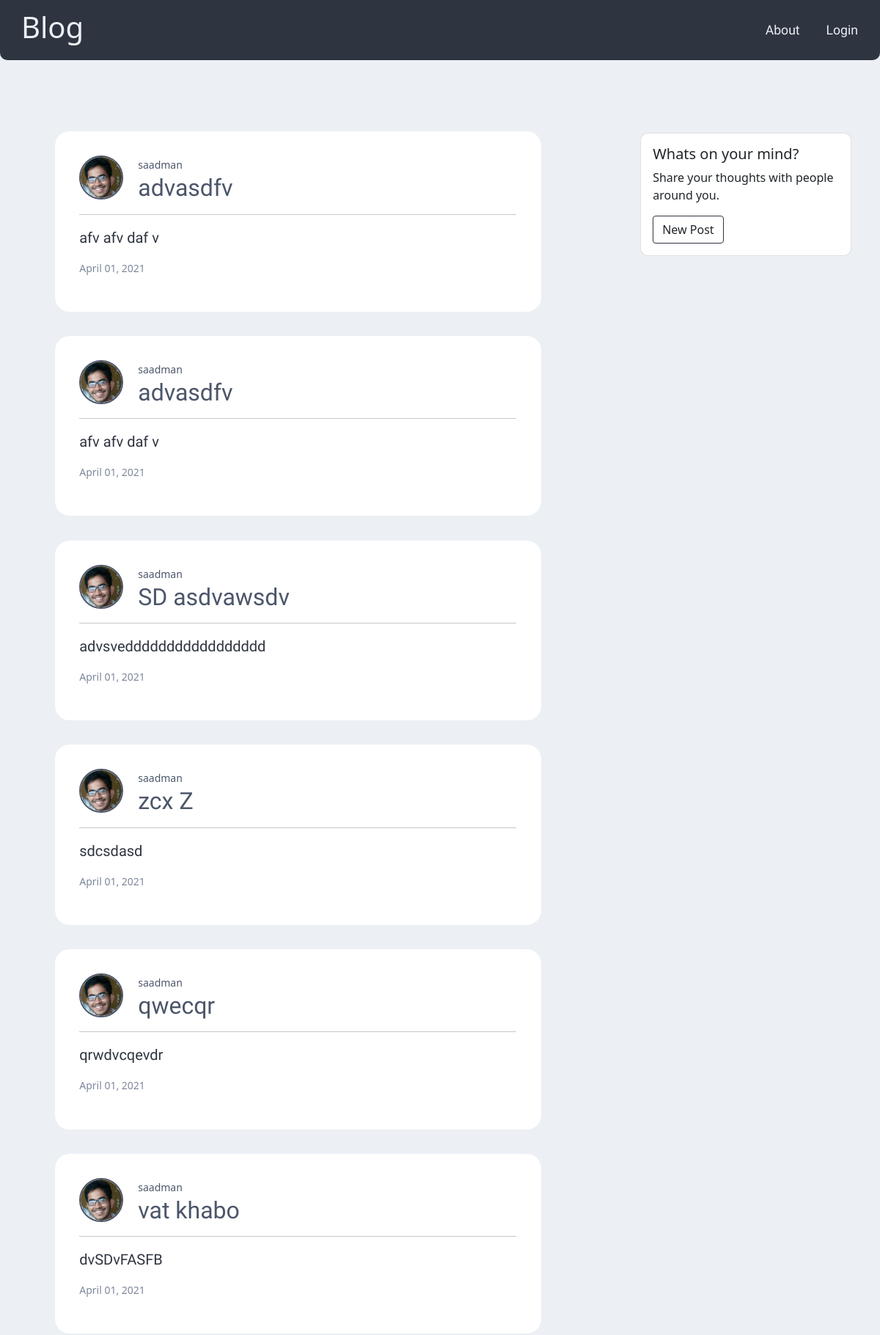
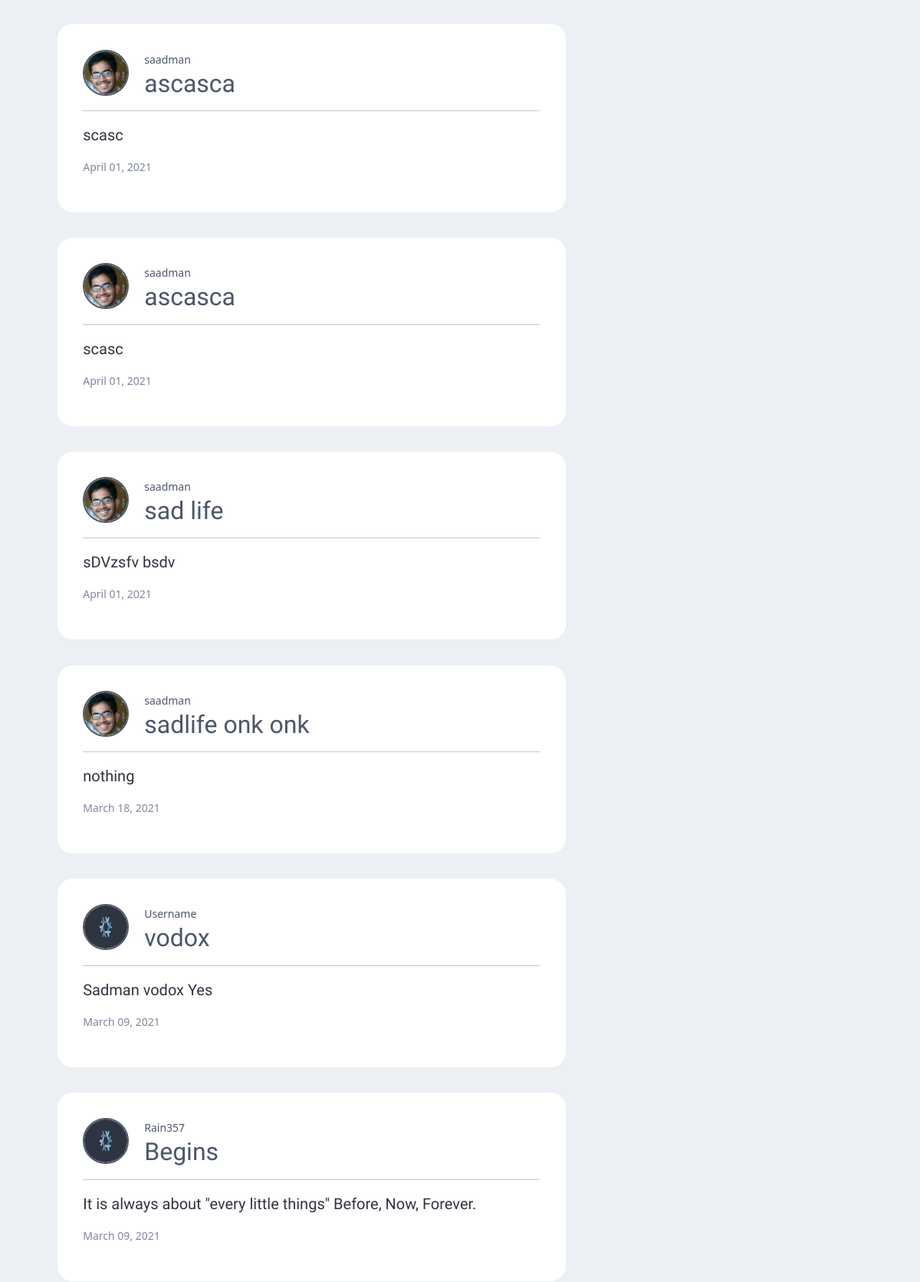
The page / (upper part) on the database its author committed (2 pictures, top to bottom).
### blogs/models.py (models this page shows, shortened)
class Article(models.Model):
    author = models.ForeignKey(User , on_delete=models.CASCADE)
    title = models.CharField(max_length=150)
    content = models.TextField()
    date_created = models.DateTimeField(default=timezone.now)
    @property
    def snippet(self):
        body_list = self.content.split(' ')
        if len(body_list) > 30:
            return ' '.join(body_list[:30]) + '......'
        return self.content

### users/models.py (models this page shows, shortened)
class Profile(models.Model):
    user = models.OneToOneField(User, on_delete=models.CASCADE)
    image = models.ImageField(default='default.png', upload_to = 'profile_pics')

### blogs/views.py (the view)
# urls.py: path('', views.PostListView.as_view(), name='blog-home'),
class PostListView(ListView):
    model = Article
    template_name = 'blog/index.html'
    context_object_name = 'posts'
    ordering = ['-date_created']

### blogs/templates/blog/index.html (shortened to what this page needs)
{% load static %}
<!DOCTYPE html>
<html lang="en">
<head>
    <link href="https://cdn.jsdelivr.net/npm/bootstrap@5.0.0-beta1/dist/css/bootstrap.min.css" rel="stylesheet"
>
    <link rel="stylesheet" href="{% static 'blog/style.css' %}">
</head>
<body>
    <nav class="navbar navbar-expand-lg fixed-top navbar-dark">
        <div class="container-fluid">
            <a class="navbar-brand" href="{% url 'blog-home' %}">
                <h1>Blog</h1>
            </a>
            <div class="collapse navbar-collapse justify-content-end" id="navbarNav">
                <ul class="navbar-nav mr-auto">
                    <li class="nav-item">
                        <a style="color: #ECEFF4;" class="nav-link" href="{% url 'blog-about' %}">About</a>
                    </li>
                    <li class="nav-item">
                        {% if request.user.is_authenticated %}
                        <a style="color: #ECEFF4;" class="nav-link" href="{% url 'logout' %}">Logout</a>
                        {% else %}
                        <a style="color: #ECEFF4;" class="nav-link" href="{% url 'login' %}">Login</a>
                        {% endif %}
                    </li>
                </ul>
            </div>
        </div>
    </nav>
    <br><br><br><br>
    <div class="container">
        <div class="row responsive">
            <div class="col-md-8">
                <div class="container_1">
                    {% for post in posts %}
                    <div class="ss container paragraph">
                        <img src="{{ post.author.profile.image.url }}" alt="" width="60px" height="60x" style="border-radius: 50%">
                        <small><a href="{% url 'profile-detail' post.author.profile.id %}">{{ post.author }}</a></small>
                        <h2>
                            <a href="{% url 'post-detail' post.id %}">{{ post.title }}</a>
                        </h2>
                        <hr>
                        <p class="article-content">
                            {{ post.snippet }}
                        </p>
                        <small style="color: #7d879b;">
                            <p>{{ post.date_created|date:"F d, Y" }}</p>
                        </small>
                    </div>
                    {% endfor %}
                </div>
            </div>
            <div class="col-md-4">
                <div class="card custom" style="width: 18rem;">
                    <div class="card-body">
                        <h5 class="card-title">Whats on your mind?</h5>
                        <p class="card-text">Share your thoughts with people around you.</p>
                        <a href="{% url 'post-create' %}" class="btn my_button">New Post</a>
                    </div>
                </div>
            </div>
        </div>
    </div>
    <br><br>
    <br><br><br>
</body>
</html>

### blogs/static/blog/style.css (style rules this page uses)
body { background-color: #ECEFF4; }
.navbar { background-color: #2E3440; border-radius: 0px 0px 10px 10px; }
.navbar-brand>h1 { color: #ECEFF4; font-weight: 300; padding-left: 20%; }
.navbar-nav>li { padding-left: 10px; padding-right: 10px; font-size: 110%; font-weight: 100; font-family: 'Baloo Chettan 2', cursive; }
.paragraph>p { color: #2E3440; font-family: 'Baloo Chettan 2', cursive; font-size: 20px; font-weight: 500; }
.paragraph { border-color: white; border-width: thin; }
.container_1 { padding-top: 50px; padding-right: 10%; }
.ss { border-radius: 20px; background: white; padding: 5%; margin: 5%; }
.container::after { content: ""; clear: both; display: table; }
.container img { float: left; max-width: 60px; width: 100%; margin-right: 20px; border-radius: 50%; border-color: #4C566A; border-style: solid; border-width: 2px; }
.card.custom { margin-top: 85px; margin-right: 15%; margin-left: 20%; border-radius: 10px; }
.my_button { border-color: #2E3440; }
small>a { color: #4C566A; text-decoration: none; padding: 0px; }
.ss.paragraph>h2>a { color: #4C566A; text-decoration: none; padding: 0px; font-weight: 500; font-family: 'Baloo Chettan 2', cursive; }

### rows shown on the page
Article: author.profile.image (picture), author "saadman", title "advasdfv", snippet "afv afv daf v", date_created "April 01, 2021"
Article: author.profile.image (picture), author "saadman", title "advasdfv", snippet "afv afv daf v", date_created "April 01, 2021"
Article: author.profile.image (picture), author "saadman", title "SD asdvawsdv", snippet "advsveddddddddddddddddd", date_created "April 01, 2021"
Article: author.profile.image (picture), author "saadman", title "zcx Z", snippet "sdcsdasd", date_created "April 01, 2021"
Article: author.profile.image (picture), author "saadman", title "qwecqr", snippet "qrwdvcqevdr", date_created "April 01, 2021"
Article: author.profile.image (picture), author "saadman", title "vat khabo", snippet "dvSDvFASFB", date_created "April 01, 2021"
Article: author.profile.image (picture), author "saadman", title "ascasca", snippet "scasc", date_created "April 01, 2021"
Article: author.profile.image (picture), author "saadman", title "ascasca", snippet "scasc", date_created "April 01, 2021"
Article: author.profile.image (picture), author "saadman", title "sad life", snippet "sDVzsfv bsdv", date_created "April 01, 2021"
Article: author.profile.image (picture), author "saadman", title "sadlife onk onk", snippet "nothing", date_created "March 18, 2021"
Article: author.profile.image (placeholder picture), author "Username", title "vodox", snippet "Sadman vodox Yes", date_created "March 09, 2021"
Article: author.profile.image (placeholder picture), author "Rain357", title "Begins", snippet "It is always about \"every little things\" Before, Now, Forever.", date_created "March 09, 2021"
